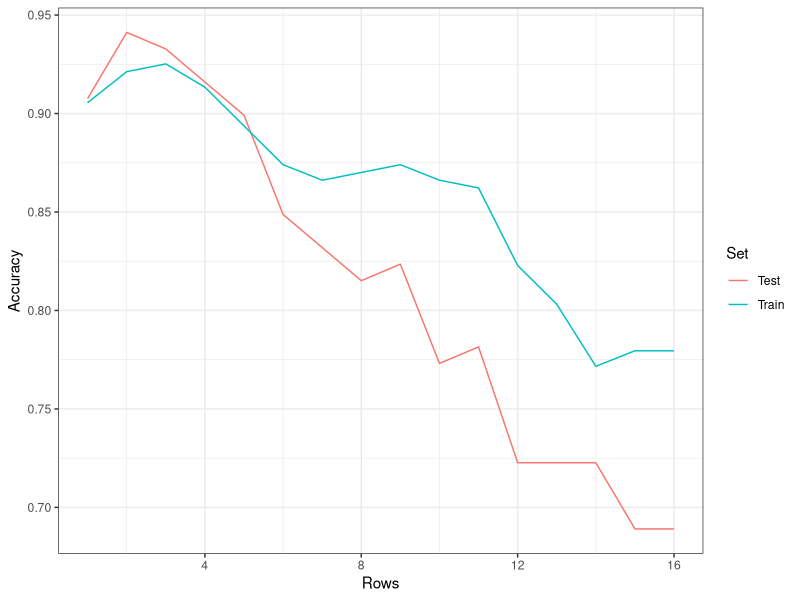
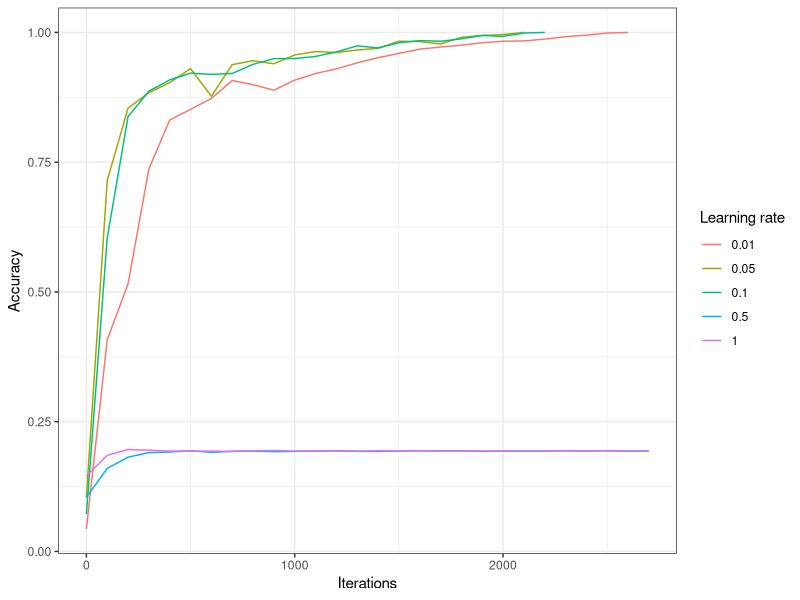

The R script that drew these images, in order:
## ---- chunk 1
knitr::opts_chunk$set(fig.pos = 'H!')
## ---- chunk 2
Measure <- c('cityblock', 'cosine', 'euclidean', 'l1', 'l2', 'manhattan')
Train <- c(0.7656707674282367, 0.8605741066198008,0.8635032220269478, 0.7656707674282367,  0.8635032220269478, 0.7656707674282367)
Train <- round(Train, 2)
Test <- c(0.721, 0.799, 0.804, 0.721, 0.804, 0.721)
Test <- round(Test, 2)
accs <- data.frame(Measure, Train, Test)
library(knitr)
kable(accs)
## ---- chunk 3
capitalize <- function(x) {
  s <- strsplit(x, " ")[[1]]
  paste(toupper(substring(s, 1,1)), substring(s, 2),
      sep="", collapse=" ")
}

size = "5.5"
for (dist in c('cityblock', 'cosine', 'euclidean', 'l1', 'l2', 'manhattan')) {
  cat(paste0('\\begin{figure}[H]%
    \\centering
    \\subfloat[Digit distances]{{\\includegraphics[width=', size, 'cm]{out/1_', dist, '_digit-dists.png} }}%
    \\subfloat[Training confusion matrix]{{\\includegraphics[width=', size, 'cm]{out/2_', dist, '_training_confusion_matrix.png} }}%
    \\subfloat[Test confusion matrix]{{\\includegraphics[width=', size, 'cm]{out/2_', dist, '_test_confusion_matrix.png} }}%
    \\caption{', capitalize(dist), '}%
    \\label{fig:example}%
\\end{figure}
'))
}
## ---- chunk 4
Rows <- c(1, 2, 3, 4, 5, 6, 7, 8, 9, 10, 11, 12, 13, 14, 15, 16)
Trainingset <- c(0.90551181102362199, 0.92125984251968507, 0.92519685039370081, 0.91338582677165359, 0.89370078740157477, 0.87401574803149606, 0.86614173228346458, 0.87007874015748032, 0.87401574803149606, 0.86614173228346458, 0.86220472440944884, 0.82283464566929132, 0.80314960629921262, 0.77165354330708658, 0.77952755905511806, 0.77952755905511806)
Testset <- c(0.90756302521008403, 0.94117647058823528, 0.9327731092436975, 0.91596638655462181, 0.89915966386554624, 0.84873949579831931, 0.83193277310924374, 0.81512605042016806, 0.82352941176470584, 0.77310924369747902, 0.78151260504201681, 0.72268907563025209, 0.72268907563025209, 0.72268907563025209, 0.68907563025210083, 0.68907563025210083)

df <- data.frame(Rows = rep(Rows, 2), Accuracy = c(Trainingset, Testset), Set = c(rep("Train", 16), rep("Test", 16)))

library(ggplot2)
ggplot(df, aes(x = Rows, y = Accuracy, colour = Set)) + geom_line() + theme_bw()
## ---- chunk 5
df = data.frame()
df.add = data.frame(acc = c(0.145284124194, 0.185120093732, 0.196250732279, 0.195079086116, 0.193321616872, 0.193321616872, 0.193321616872, 0.19273579379, 0.193907439953, 0.194493263035, 0.193321616872, 0.193321616872, 0.193321616872, 0.193321616872, 0.193907439953, 0.193321616872, 0.193907439953, 0.193321616872, 0.193321616872, 0.193321616872, 0.193321616872, 0.193907439953, 0.193907439953, 0.193907439953, 0.193907439953, 0.193907439953, 0.193907439953, 0.193907439953, 0.193321616872, 0.193907439953, 0.193321616872))
df.add$rate = 1.0
df.add$test_acc = 0.218
df.add$iter = seq(0, by = 100, length.out = nrow(df.add))
df = rbind(df, df.add)
df.add = data.frame(acc = c(0.104276508494, 0.15992970123, 0.181605155243, 0.190392501465, 0.191564147627, 0.193907439953, 0.190978324546, 0.19273579379, 0.193321616872, 0.192149970709, 0.19273579379, 0.193321616872, 0.193907439953, 0.19273579379, 0.19273579379, 0.193321616872, 0.193907439953, 0.193907439953, 0.193907439953, 0.19273579379, 0.193321616872, 0.193321616872, 0.193321616872, 0.193907439953, 0.193321616872, 0.193907439953, 0.193321616872, 0.193321616872, 0.193321616872, 0.194493263035, 0.193907439953))
df.add$rate = 0.5
df.add$test_acc = 0.218
df.add$iter = seq(0, by = 100, length.out = nrow(df.add))
df = rbind(df, df.add)
df.add = data.frame(acc = c(0.0720562390158, 0.603983596954, 0.837727006444, 0.886936145284, 0.908611599297, 0.921499707088, 0.919156414763, 0.920913884007, 0.93848857645, 0.949619214997, 0.949619214997, 0.953719976567, 0.962507322789, 0.974223784417, 0.970123022847, 0.980082015231, 0.984182776801, 0.983011130639, 0.98769771529, 0.994141769186, 0.992384299941, 0.998828353837, 1.0))
df.add$rate = 0.1
df.add$test_acc = 0.88
df.add$iter = seq(0, by = 100, length.out = nrow(df.add))
df = rbind(df, df.add)
df.add = data.frame(acc = c(0.104862331576, 0.714704159344, 0.854130052724, 0.884007029877, 0.903339191564, 0.93028705331, 0.8769771529, 0.937902753368, 0.945518453427, 0.939660222613, 0.956649091974, 0.96309314587, 0.961335676626, 0.966022261277, 0.969537199766, 0.983011130639, 0.982425307557, 0.977738722906, 0.990626830697, 0.994141769186, 0.99589923843, 1.0))
df.add$rate = 0.05
df.add$test_acc = 0.879
df.add$iter = seq(0, by = 100, length.out = nrow(df.add))
df = rbind(df, df.add)
df.add = data.frame(acc = c(0.0433509080258, 0.407732864675, 0.515524311658, 0.736965436438, 0.831282952548, 0.851786760398, 0.87287639133, 0.907439953134, 0.899238429994, 0.888693614528, 0.908025776216, 0.920913884007, 0.929701230228, 0.941417691857, 0.951376684241, 0.959578207381, 0.967779730521, 0.971880492091, 0.97539543058, 0.980082015231, 0.983011130639, 0.98359695372, 0.987111892209, 0.99179847686, 0.994727592267, 0.998828353837, 1.0))
df.add$rate = 0.01
df.add$test_acc = 0.874
df.add$iter = seq(0, by = 100, length.out = nrow(df.add))
df = rbind(df, df.add)

df$rate = as.factor(df$rate)
ggplot(df[df$iter < 2800, ], aes(x = iter, y = acc, colour = rate)) + geom_line() + theme_bw() + 
  labs(x = "Iterations", y = "Accuracy", colour = "Learning rate")
## ---- chunk 6
epochs = 20
learn_rate = c(0.05,   0.1 ,   0.2 ,   0.4 ,   0.8 ,   1.6 ,   3.2 ,   6.4 ,
        12.8 ,  25.6)

### 1 hidden layer
#mini-batch 10, hidden neurons 30
acc <- c(0.406,  0.632,  0.36 ,  0.712,  0.796,  0.873,  0.872,  0.878,
        0.837,  0.165)

#mini-batch 10, hidden neurons 100
acc <- c(0.409,  0.147,  0.121,  0.608,  0.636,  0.793,  0.718,  0.483,
        0.527,  0.268) # probably not enough epochs to fit



